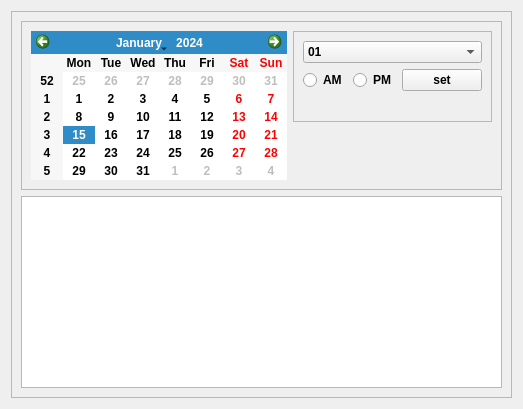
         <widget class="QWidget" name="fileManagePage">
          <layout class="QVBoxLayout" name="verticalLayout_47">
           <item>
            <widget class="QFrame" name="frame_5">
             <property name="frameShape">
              <enum>QFrame::StyledPanel</enum>
             </property>
             <property name="frameShadow">
              <enum>QFrame::Raised</enum>
             </property>
             <layout class="QVBoxLayout" name="verticalLayout_46">
              <item>
               <widget class="QFrame" name="frame_6">
                <property name="frameShape">
                 <enum>QFrame::StyledPanel</enum>
                </property>
                <property name="frameShadow">
                 <enum>QFrame::Raised</enum>
                </property>
                <layout class="QHBoxLayout" name="horizontalLayout_30">
                 <item alignment="Qt::AlignLeft|Qt::AlignTop">
                  <widget class="QCalendarWidget" name="calendarWidget">
                   <property name="font">
                    <font>
                     <pointsize>9</pointsize>
                     <weight>75</weight>
                     <bold>true</bold>
                    </font>
                   </property>
                  </widget>
                 </item>
                 <item alignment="Qt::AlignTop">
                  <widget class="QFrame" name="frame_2">
                   <property name="frameShape">
                    <enum>QFrame::StyledPanel</enum>
                   </property>
                   <property name="frameShadow">
                    <enum>QFrame::Raised</enum>
                   </property>
                   <layout class="QGridLayout" name="gridLayout_4">
                    <item row="0" column="0">
                     <widget class="QComboBox" name="hour_combobox">
                      <property name="font">
                       <font>
                        <pointsize>9</pointsize>
                        <weight>75</weight>
                        <bold>true</bold>
                       </font>
                      </property>
                      <item>
                       <property name="text">
                        <string>01</string>
                       </property>
                      </item>
                      <item>
                       <property name="text">
                        <string>02</string>
                       </property>
                      </item>
                      <item>
                       <property name="text">
                        <string>03</string>
                       </property>
                      </item>
                      <item>
                       <property name="text">
                        <string>04</string>
                       </property>
                      </item>
                      <item>
                       <property name="text">
                        <string>05</string>
                       </property>
                      </item>
                      <item>
                       <property name="text">
                        <string>06</string>
                       </property>
                      </item>
                      <item>
                       <property name="text">
                        <string>07</string>
                       </property>
                      </item>
                      <item>
                       <property name="text">
                        <string>08</string>
                       </property>
                      </item>
                      <item>
                       <property name="text">
                        <string>09</string>
                       </property>
                      </item>
                      <item>
                       <property name="text">
                        <string>10</string>
                       </property>
                      </item>
                      <item>
                       <property name="text">
                        <string>11</string>
                       </property>
                      </item>
                      <item>
                       <property name="text">
                        <string>12</string>
                       </property>
                      </item>
                     </widget>
                    </item>
                    <item row="3" column="0">
                     <layout class="QHBoxLayout" name="horizontalLayout_28">
                      <item>
                       <widget class="QRadioButton" name="am_radio">
                        <property name="font">
                         <font>
                          <pointsize>9</pointsize>
                          <weight>75</weight>
                          <bold>true</bold>
                         </font>
                        </property>
                        <property name="text">
                         <string>AM</string>
                        </property>
                       </widget>
                      </item>
                      <item>
                       <widget class="QRadioButton" name="pm_radio">
                        <property name="font">
                         <font>
                          <pointsize>9</pointsize>
                          <weight>75</weight>
                          <bold>true</bold>
                         </font>
                        </property>
                        <property name="text">
                         <string>PM</string>
                        </property>
                       </widget>
                      </item>
                      <item>
                       <widget class="QPushButton" name="submit_button">
                        <property name="font">
                         <font>
                          <pointsize>9</pointsize>
                          <weight>75</weight>
                          <bold>true</bold>
                         </font>
                        </property>
                        <property name="text">
                         <string>set</string>
                        </property>
                       </widget>
                      </item>
                     </layout>
                    </item>
                    <item row="4" column="0">
                     <widget class="QLabel" name="result_label">
                      <property name="font">
                       <font>
                        <pointsize>10</pointsize>
                        <weight>75</weight>
                        <bold>true</bold>
                       </font>
                      </property>
                      <property name="text">
                       <string/>
                      </property>
                     </widget>
                    </item>
                   </layout>
                  </widget>
                 </item>
                </layout>
               </widget>
              </item>
              <item>
               <widget class="QTableWidget" name="tableWidget"/>
              </item>
             </layout>
            </widget>
           </item>
          </layout>
         </widget>
